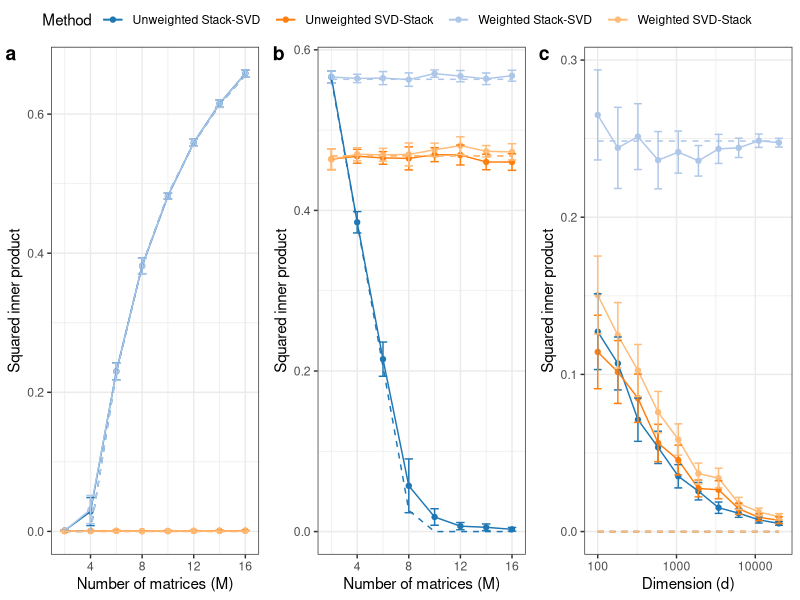
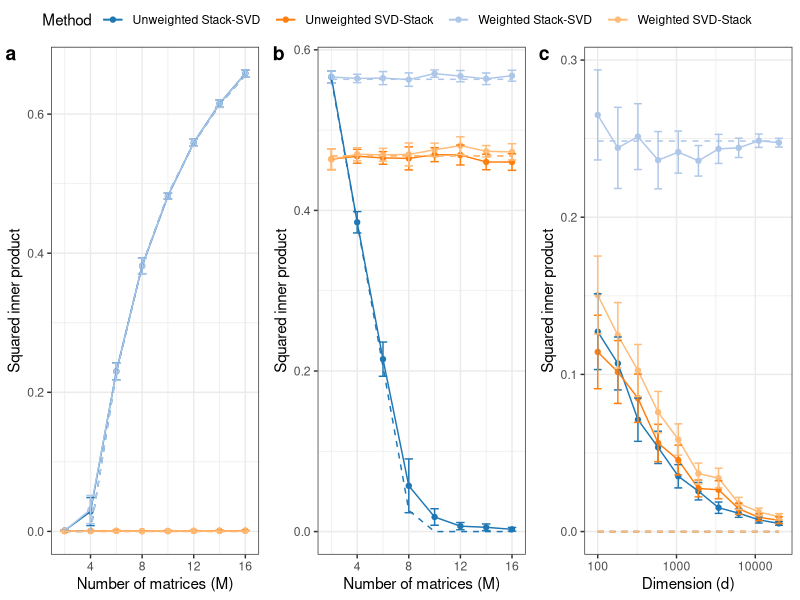

The R source for these figures, in order:

#Panel a

setwd(here::here("analysis/rate_plots/code"))

res <- read.csv("../data/fig3a_interesting_results.tsv", sep="\t")

library(tidyverse)

a <- 1.96

color_map <- c(
  "Weighted Stack-SVD" = "#aec7e8",
  "Unweighted Stack-SVD" = "#1f77b4",
  "Weighted SVD-Stack" = "#ffbb78",
  "Unweighted SVD-Stack" = "#ff7f0e"
)

p <- ggplot(data=res, aes(x=M, y=mean, color=Method,
                          ymin = mean-a*std_err,
                          ymax=mean+a*std_err)) +
  geom_point() + geom_line() +
  geom_errorbar(width=0.66) +
  geom_line(aes(x=M, y=asymp_opt_power, color=Method), linetype="dashed") +
  theme_bw() +
  scale_color_manual(values=color_map) +
  xlab("Number of matrices (M)") +
  ylab("Squared inner product")



# Panel b

res <- read.csv("../data/fig3b_interesting_results.tsv", sep="\t")

p2 <- ggplot(data=res, aes(x=M, y=mean, color=Method,
                           ymin = mean-a*std_err,
                           ymax=mean+a*std_err)) +
  geom_point() + geom_line() +
  geom_errorbar(width=0.66) +
  geom_line(aes(x=M, y=asymp_opt_power, color=Method), linetype="dashed") +
  theme_bw() +
  scale_color_manual(values=color_map) +
  xlab("Number of matrices (M)") +
  ylab("Squared inner product")

res <- read.csv("../data/fig3c_interesting_results.tsv", sep="\t")




p3 <- ggplot(data=res, aes(x=d, y=mean, color=Method,
                           ymin = mean-a*std_err,
                           ymax=mean+a*std_err)) +
  geom_point() + geom_line() +
  geom_errorbar(width=0.1) +
  geom_line(aes(x=d, y=asymp_opt_power, color=Method), linetype="dashed") +
  theme_bw() +
  scale_color_manual(values=color_map) +
  xlab("Dimension (d)") +
  ylab("Squared inner product") +
  scale_x_log10()



library(ggpubr)

p.full <- ggarrange(p, p2, p3, nrow=1, ncol=3, common.legend=TRUE,
                    labels=c("a", "b", "c"))


ggsave(p.full, filename="../plots/fig3_rversion.png",
       width=11.3, height=3.95)

ggsave(p.full, filename="../plots/fig3_rversion.pdf",
       width=11.3, height=3.95)
